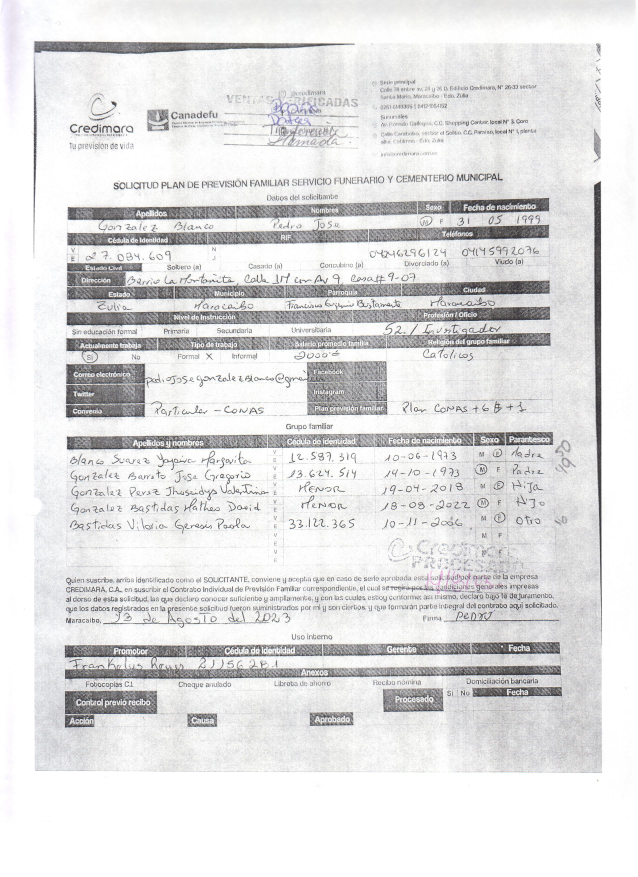
#> input picture 27084609001.jpg, 2550 x 3507 px (shown at 1/4 size)
$ python roi.py
#> lines starting #> are read from the running program, lines starting #| are printed output that depends on the picture
import cv2

# Variables globales para almacenar las coordenadas del rectángulo
ref_point = []
cropping = False

def click_and_crop(event, x, y, flags, param):
    global ref_point, cropping, image_display # image_display para dibujar en la imagen visible

    # Si se hizo clic izquierdo
    if event == cv2.EVENT_LBUTTONDOWN:
        ref_point = [(x, y)]
        cropping = True

    # Si el ratón se mueve mientras se arrastra (clic izquierdo presionado)
    elif event == cv2.EVENT_MOUSEMOVE and cropping:
        # Crea una copia temporal para dibujar el rectángulo sin modificar la original
        temp_image = image.copy() # O 'image_display' si ya la has redimensionado
        cv2.rectangle(temp_image, ref_point[0], (x, y), (0, 255, 0), 2)
        cv2.imshow("Imagen para ROI", temp_image)

    # Si se soltó el clic izquierdo
    elif event == cv2.EVENT_LBUTTONUP:
        ref_point.append((x, y))
        cropping = False

        # Dibuja el rectángulo final en la imagen original (o la anotada si quieres)
        cv2.rectangle(image_display, ref_point[0], ref_point[1], (0, 255, 0), 2)
        cv2.imshow("Imagen para ROI", image_display)

        # Imprime las coordenadas
        x1, y1 = ref_point[0]
        x2, y2 = ref_point[1]
        # Asegúrate de que las coordenadas sean mínimas y máximas
        x_min = min(x1, x2)
        y_min = min(y1, y2)
        x_max = max(x1, x2)
        y_max = max(y1, y2)

        print(f"ROI seleccionada: [x_min={x_min}, y_min={y_min}, x_max={x_max}, y_max={y_max}]")
        # Aquí puedes almacenar estas coordenadas en una lista para futuras ROIs
        # o pasarlas directamente a EasyOCR.

# --- Tu código principal ---
image = cv2.imread('27084609001.jpg') # Carga tu imagen
#> image is the input picture: shape (3507, 2550, 3); mean B, G, R 225.3, 225, 225.2
if image is None:
    print("Error: No se pudo cargar la imagen.")
    exit()

# Prepara la imagen para mostrar (la misma lógica de redimensionado que ya tienes)
(h, w) = image.shape[:2]
#> h = 3507; w = 2550
max_display_width = 1200
max_display_height = 800

if w > max_display_width or h > max_display_height:
    width_scale = max_display_width / w
#> width_scale = 0.471
    height_scale = max_display_height / h
#> height_scale = 0.228
    scale = min(width_scale, height_scale)
#> scale = 0.228
    new_width = int(w * scale)
#> new_width = 581
    new_height = int(h * scale)
#> new_height = 800
    image_display = cv2.resize(image.copy(), (new_width, new_height), interpolation=cv2.INTER_AREA)
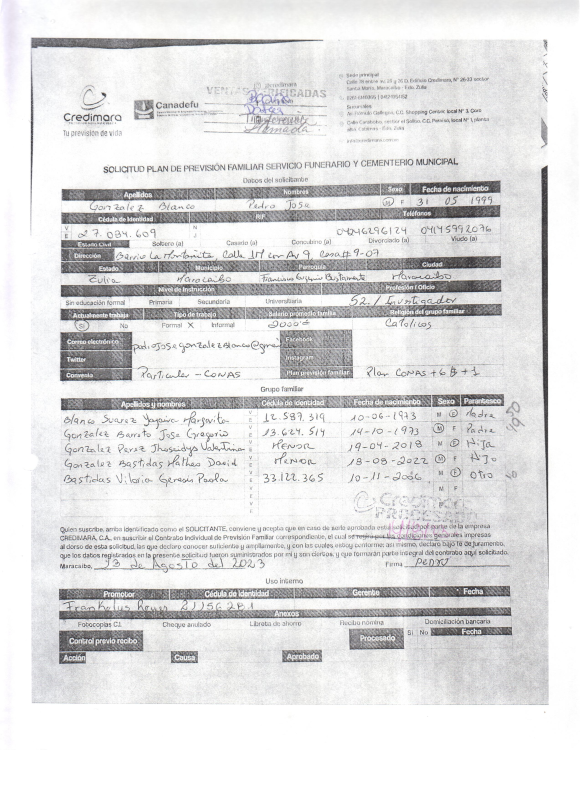
#> image_display: shape (800, 581, 3); mean B, G, R 225.3, 225, 225.2
else:
    image_display = image.copy()


cv2.namedWindow("Imagen para ROI")
cv2.setMouseCallback("Imagen para ROI", click_and_crop)

print("Haz clic y arrastra para seleccionar una ROI. Presiona 'q' para salir.")

while True:
    cv2.imshow("Imagen para ROI", image_display)
    key = cv2.waitKey(1) & 0xFF
#> (key q is pressed here)
    if key == ord("q"): # Presiona 'q' para salir
        break

cv2.destroyAllWindows()

$ run again, with 10418477002.jpg copied over 27084609001.jpg
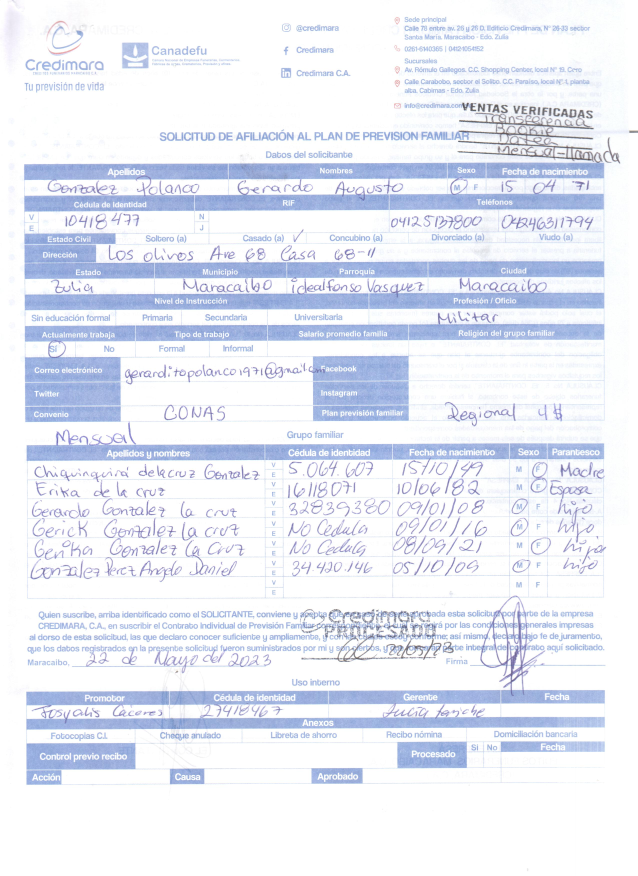
#> input picture 10418477002.jpg, 2550 x 3501 px (shown at 1/4 size)
#> image is the input picture: shape (3501, 2550, 3); mean B, G, R 246, 236.2, 232.3
#> `image_display = cv2.resize(image.copy(), (new_width, new_height), inte..`:
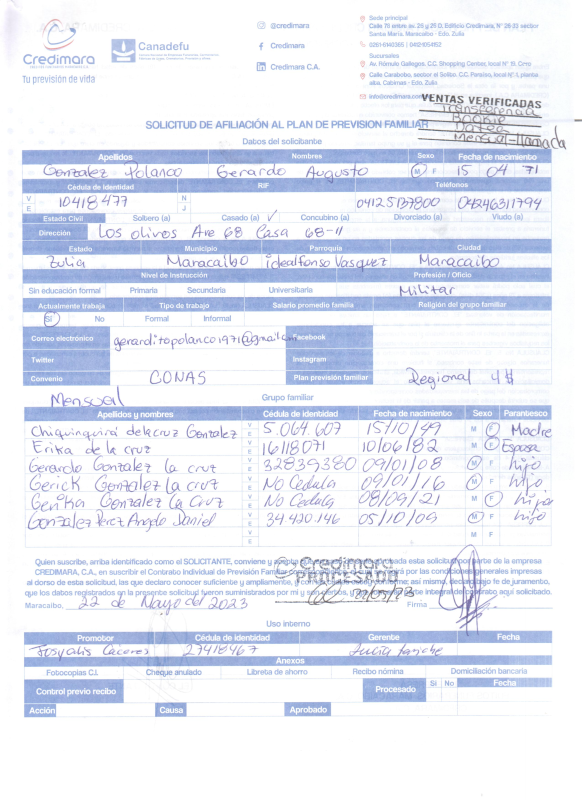
#> image_display: shape (800, 582, 3); mean B, G, R 246, 236.2, 232.3

$ run again, with 31254764 001.jpg copied over 27084609001.jpg
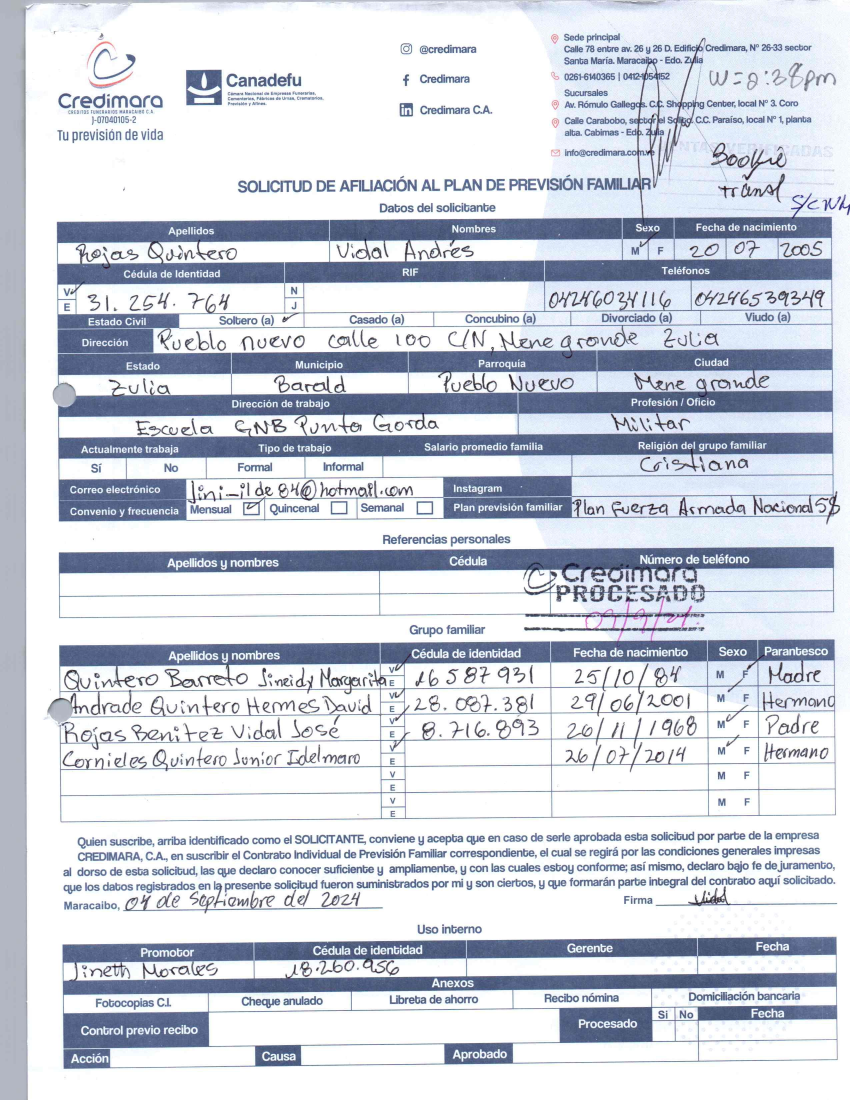
#> input picture 31254764 001.jpg, 2550 x 3300 px (shown at 1/3 size)
#> image is the input picture: shape (3300, 2550, 3); mean B, G, R 221.2, 211.3, 206.3
#> `image_display = cv2.resize(image.copy(), (new_width, new_height), inte..`:
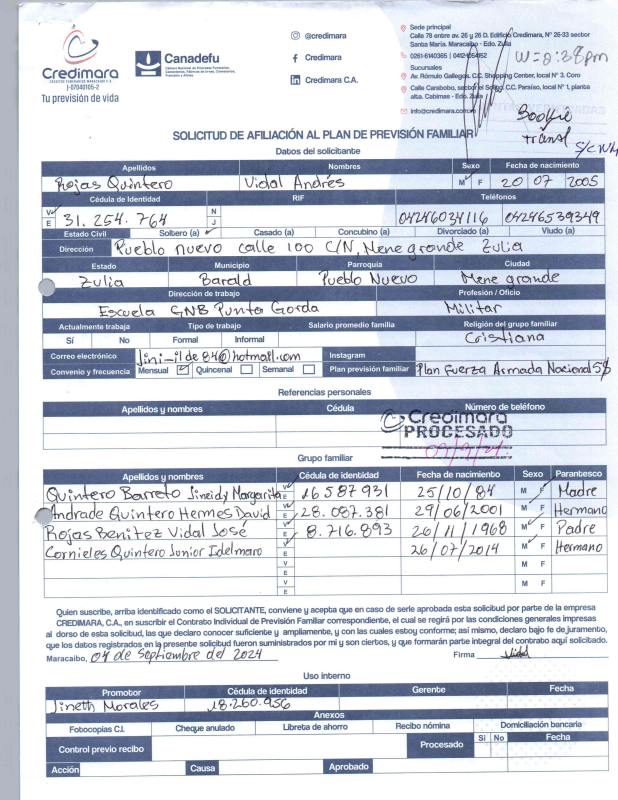
#> image_display: shape (800, 618, 3); mean B, G, R 221.2, 211.3, 206.3

$ run again, with 31254764 001 (2).jpeg copied over 27084609001.jpg
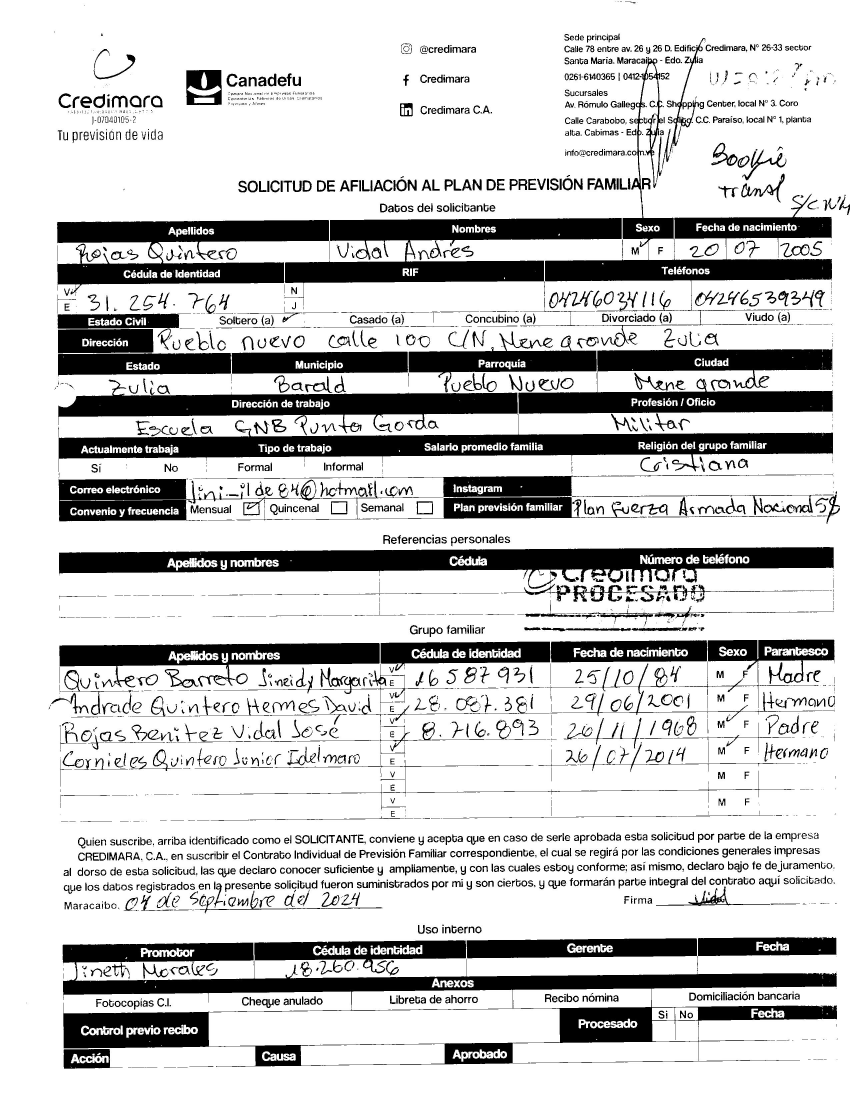
#> input picture 31254764 001 (2).jpeg, 2550 x 3300 px (shown at 1/3 size)
#> image is the input picture: shape (3300, 2550, 3); min 0, max 255, mean 200.7
#> `image_display = cv2.resize(image.copy(), (new_width, new_height), inte..`:
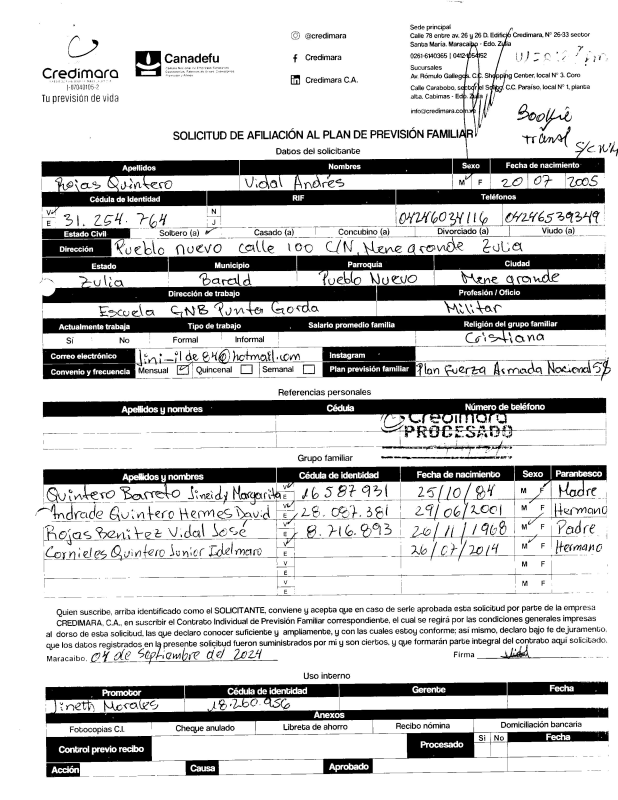
#> image_display: shape (800, 618, 3); min 0, max 255, mean 200.7
